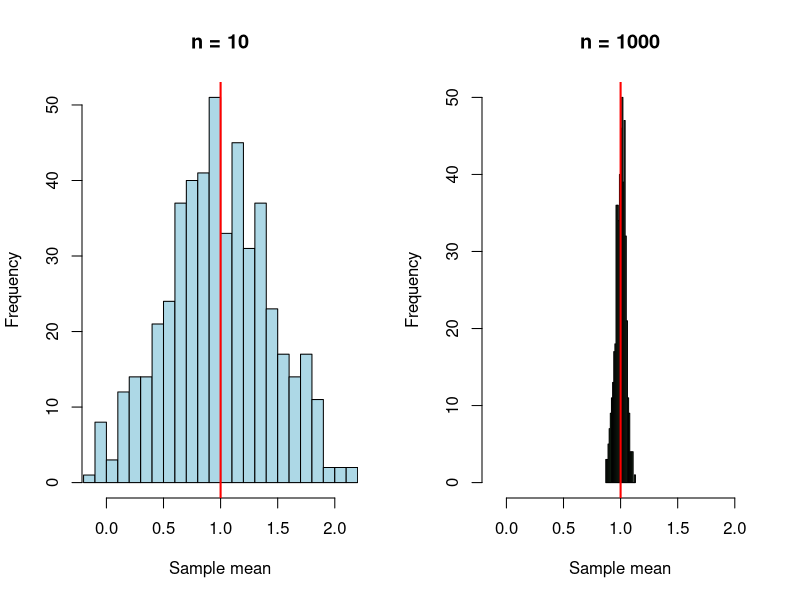

Source code (R):
# Problem 7.2: Sample mean consistency - compare histograms for n=10 vs n=1000

mu <- 1
sigma2 <- 2
sigma <- sqrt(sigma2)
n_sims <- 500

set.seed(42)
means_n10 <- replicate(n_sims, mean(rnorm(10, mean = mu, sd = sigma)))
means_n1000 <- replicate(n_sims, mean(rnorm(1000, mean = mu, sd = sigma)))

# Side-by-side histograms
png("7.2.png", width = 1200, height = 500)
par(mfrow = c(1, 2))

hist(means_n10, breaks = 20, main = "n = 10", xlab = "Sample mean",
     xlim = range(c(means_n10, means_n1000)), col = "lightblue")
abline(v = mu, col = "red", lwd = 2)

hist(means_n1000, breaks = 20, main = "n = 1000", xlab = "Sample mean",
     xlim = range(c(means_n10, means_n1000)), col = "lightgreen")
abline(v = mu, col = "red", lwd = 2)

par(mfrow = c(1, 1))

# Summary statistics
cat("n = 10:  mean =", mean(means_n10), ", sd =", sd(means_n10),
    "(theoretical sd =", sigma / sqrt(10), ")\n")
cat("n = 1000: mean =", mean(means_n1000), ", sd =", sd(means_n1000),
    "(theoretical sd =", sigma / sqrt(1000), ")\n")

dev.off()
